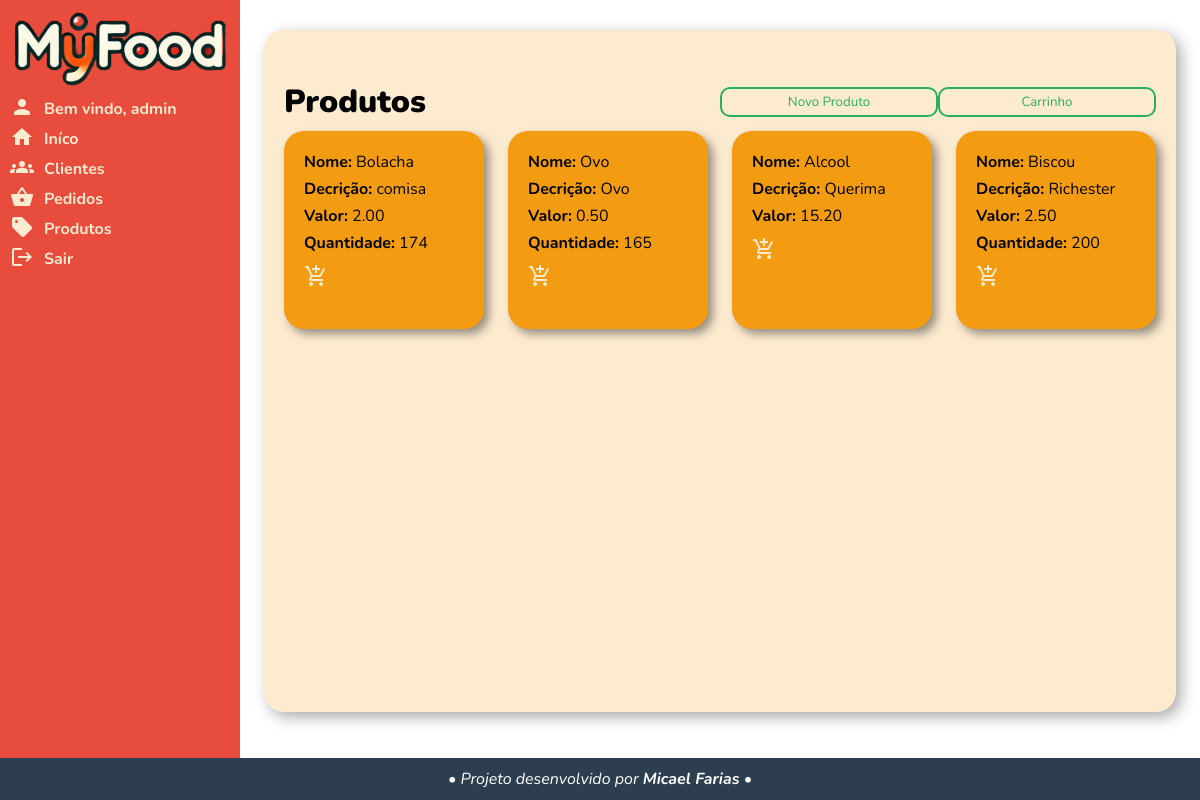
Page /clientes/1/vendas/ (signed in) on the committed database.
### app/models.py (models this page shows)
class Empresa(db.Model, UserMixin):
    id = db.Column(db.Integer, primary_key=True)
    data = db.Column(db.DateTime, default=datetime.now())
    user = db.Column(db.String, nullable=False, unique=True)
    senha = db.Column(db.String(100), nullable=False)
    nome = db.Column(db.String, nullable=False)
    razao_social = db.Column(db.String, nullable=False)
    cnpj = db.Column(db.String(14), nullable=False)
    email = db.Column(db.String, nullable=False)
    telefone = db.Column(db.String, nullable=False)
    endereco = db.Column(db.JSON, nullable=False)  # Usando JSON para armazenar o endereço como lista
    produtos = db.relationship('Produtos', backref='empresa', lazy=True)
    pedidos = db.relationship('Pedido', backref='empresa', lazy=True)
    clientes = db.relationship('Cliente', backref='empresa', lazy=True)

class Produtos(db.Model):
    id = db.Column(db.Integer, primary_key=True)
    nome = db.Column(db.String, nullable=False)
    descricao = db.Column(db.String, nullable=False)
    valor = db.Column(db.Numeric(10, 2), nullable=False)
    quantidade = db.Column(db.Integer, nullable=True)
    empresa_id = db.Column(db.Integer, db.ForeignKey('empresa.id'), nullable=False)

### app/views.py (the view)
@app.route('/clientes/<int:id>/vendas/', methods=['GET', 'POST'])
@login_required
def vendas(id):
    produtos = Produtos.query.filter_by(empresa_id=current_user.id).all()
    return render_template('produtos.html', produtos=produtos, id=id)

### app/models.py (called while the page is built)
@login_manager.user_loader
def load_user(user_id):
    return Empresa.query.get(user_id)

### app/templates/produtos.html
{% extends "base.html" %} {% block main %}
<div class="conteiner">
  <h1 class="div-col-1">Produtos</h1>
  <a href="{{ url_for('novo_produto') }}"
  class="div-col-3"><input  id="submit" value="Novo Produto" /></a>
  {% if id %}
  <a href="{{ url_for('cart', id=id ) }}"
  class="div-col-4"><input  id="submit" value="Carrinho" /></a>
  {% endif %}
  <div class="conteiner-produtos div-col-1 span-4 mt-15">
      {% for produto in produtos %}
      <div class="produto">
        <p><strong>Nome:</strong> {{ produto.nome }}</p>
        <p><strong>Decrição:</strong> {{ produto.descricao }}</p>
        <p><strong>Valor:</strong> {{ produto.valor }}</p>
        {% if produto.quantidade != none %}
        <p><strong>Quantidade:</strong> {{ produto.quantidade }}</p>
        {% endif %}
        {% if id %}
        <p><a href="{{ url_for('addcarinho', id=id, produto_id=produto.id) }}">
          <i class="material-icons icon">add_shopping_cart</i
          ></a></p>
        {% endif %}
      </div>
      {% endfor %}
  </div>
</div>
{% endblock %}

### app/templates/base.html (shortened to what this page needs)
<!DOCTYPE html>
<html lang="pt-br">
  <head>
    <link
      rel="stylesheet"
      href="{{ url_for('static', filename='css/style.css') }}"
    />
  <body>
    <header>
      <div class="conteiner">
        <a href="{{ url_for('index') }}">
          <div class="logo"></div>
        </a>
        <nav>
          <ul>
            {% if current_user.is_authenticated %}
            <li>
              <a href=""
                ><i class="material-icons icon">person</i
                ><span id="link">Bem vindo, {{ current_user.user }}</span></a
              >
            </li>
            {% endif %}  {% if current_user.is_authenticated %}
            <li>
              <a href="{{ url_for('index') }}"
                ><i class="material-icons icon">home</i
                ><span id="link">Iníco</span></a
              >
            </li>
            <li>
              <a href="{{ url_for('clientes') }}">
                <i class="material-icons icon">groups</i
                ><span id="link">Clientes</span></a
              >
            </li>
            <li>
              <a href="{{ url_for('pedidos') }}">
                <i class="material-icons icon">shopping_basket</i
                ><span id="link">Pedidos</span></a
              >
            </li>
            <li>
              <a href="{{ url_for('produtos') }}">
                <i class="material-icons icon">sell</i
                ><span id="link">Produtos</span></a
              >
            </li>
            <li>
              <a href="{{ url_for('logout') }}">
                <i class="material-icons icon">logout</i
                ><span id="link">Sair</span></a
              >
            </li>
            {% endif %}
          </ul>
        </nav>
      </div>
    </header>
    <main>
      {% block main %}{% endblock %}
    </main>
    <footer>
      <div class="conteiner">
        <p>• Projeto desenvolvido por <strong>Micael Farias</strong> •</p>
      </div>
    </footer>
  </body>
</html>

### app/static/css/style.css (style rules this page uses)
* { padding: 0; margin: 0; font-family: Nunito, Arial, Helvetica, sans-serif; box-sizing: border-box; }
:root { --span: 1; --vermelho: #e74c3c; --laranja: #f39c12; --verde: #27ae60; --creme: #fdebd0; --cinza: #2c3e50; --preto: #000000; --branco: #ffffff; }
html { height: 100vh; }
body { height: 100vh; display: grid; background: var(--creme); grid-template-columns: auto 1fr; grid-template-rows: 1fr auto; }
.icon { position: relative; top: 5px; padding-right: 10px; color: var(--creme); }
header { position: relative; z-index: 1; background: var(--vermelho); }
header > .conteiner { padding: 10px; width: 5ch; height: 100%; overflow: hidden; transition: all 0.5s; }
header > .conteiner > nav > ul { list-style: none; color: var(--creme); font-weight: bolder; }
header > .conteiner > nav > ul > li { display: block; position: relative; white-space: nowrap; }
header > .conteiner > a > div.logo { height: 80px; background-image: url(../img/logo-pq.png); background-size: 100% auto; background-repeat: no-repeat; background-position: center center; }
header > .conteiner > nav > ul > li > a { text-decoration: none; color: var(--creme); }
header > .conteiner > nav > ul > li > a > span { display: none; }
main { display: grid; justify-items: center; align-items: center; background: var(--branco); }
main > .conteiner { display: grid; grid-template-columns: repeat(4, 1fr); align-content: start; align-self: start; align-items: center; justify-items: stretch; background: var(--creme); width: 95%; min-height: 90%; padding: 20px; padding-top: 50px; margin-block: 30px; border-radius: 20px; box-shadow: 5px 5px 15px #00000056; }
a { text-decoration: none; }
main .conteiner > h1 { font-weight: 900; }
main .conteiner input, main .conteiner select { display: block; width: 100%; height: 30px; position: relative; background: var(--creme); border: 2px solid var(--vermelho); border-radius: 10px; padding-left: 10px; }
main .conteiner input:focus, main .conteiner input:valid, main .conteiner select:focus, main .conteiner select:valid { border: 2px solid var(--verde); outline: none; }
.div-col-1 { grid-column: 1 / span var(--span); }
.div-col-3 { grid-column: 3 / span var(--span); }
.div-col-4 { grid-column: 4 / span var(--span); }
.span-4 { --span: 4; }
.mt-15 { margin-top: 15px; }
#submit { padding: 0; text-align: center; padding-inline: 10px; color: var(--verde); cursor: pointer; }
.conteiner-produtos { display: flex; flex-flow: row wrap; gap: 10px; width: 100%; justify-content: space-between; height: 100%; }
.produto { min-height: 180px; padding: 20px; border-radius: 20px; background: var(--laranja); width: 200px; box-shadow: 5px 5px 10px rgba(0, 0, 0, 0.404); }
.produto > p { margin-bottom: 5px; }
footer { position: relative; z-index: 1; text-align: center; font-style: italic; padding-block: 10px; background: var(--cinza); grid-column: span 2; color: var(--branco); }

### rows in the picture
Empresa: user "admin"
Produtos: nome "Bolacha", descricao "comisa", valor "2.00", quantidade "174"
Produtos: nome "Ovo", descricao "Ovo", valor "0.50", quantidade "165"
Produtos: nome "Alcool", descricao "Querima", valor "15.20"
Produtos: nome "Biscou", descricao "Richester", valor "2.50", quantidade "200"
